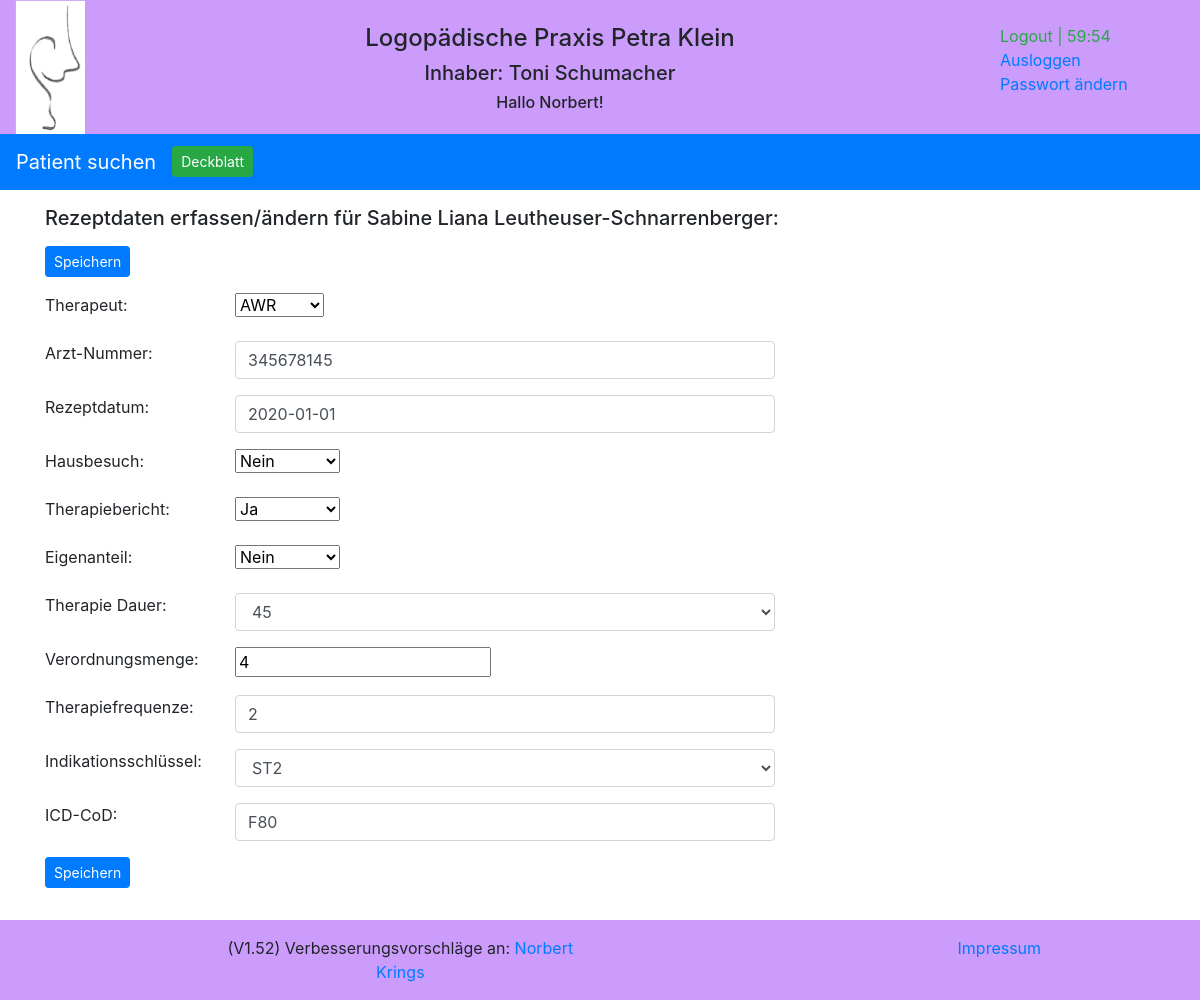
/reports/edit/therapy/3/ (signed in), run on the app's committed database.
### reports/models.py (models this page shows, shortened)
class Patient(models.Model):
    GENDER = (
        ('1', 'weiblich'),
        ('2', 'männlich'),
    )
    pa_first_name = models.CharField(max_length=50)
    pa_last_name = models.CharField(max_length=50)
    pa_street = models.CharField(max_length=100)
    pa_zip_code = models.CharField(max_length=10, default='')
    pa_city = models.CharField(max_length=255)
    pa_phone = models.CharField(max_length=100, blank=True, default='', null=True)
    pa_cell_phone = models.CharField(max_length=100, blank=True, default='', null=True)
    pa_cell_phone_add1 = models.CharField(max_length=100, blank=True, default='', null=True)
    pa_cell_phone_add2 = models.CharField(max_length=100, blank=True, default='', null=True)
    pa_date_of_birth = models.DateField(default='1900-01-01')
    pa_gender = models.CharField(max_length=1, choices=GENDER, default='1')
    pa_attention = models.CharField(max_length=100, blank=True, default='')
    pa_allergy = models.CharField(max_length=100, blank=True, default='')
    pa_note = models.CharField(max_length=255, blank=True, default='')
    pa_active_no_yes = models.BooleanField(default=True, null=True)
    class Meta:
        constraints = [
            models.UniqueConstraint(fields=['pa_first_name', 'pa_last_name', 'pa_date_of_birth'], name='unique pa_name'),
        ]

class Therapy(models.Model):
    recipe_date = models.DateField(auto_now=False, auto_now_add=False)
    therapy_regulation_amount = models.IntegerField(blank=True, null=True)
    therapy_duration = models.CharField(max_length=10, default='')
    therapy_frequence = models.CharField(max_length=5, default='')
    therapy_rid_of = models.BooleanField(default=False, null=True)
    therapy_report_no_yes = models.BooleanField(default=True, null=True)
    therapy_homevisit_no_yes = models.BooleanField(default=False, null=True)
    therapy_indication_key = models.CharField(max_length=10, default='')
    therapy_icd_cod = models.CharField(max_length=10, default='')
    therapy_doctor = models.ForeignKey(Doctor, on_delete=models.CASCADE, default='')
    patients = models.ForeignKey(Patient, on_delete=models.CASCADE, default='')
    therapists = models.ForeignKey(Therapist, on_delete=models.CASCADE, default='', null=True)

### reports/views.py (the view)
# urls.py: path('edit/therapy/<id>/', views.edit_therapy, name='edit_therapy'),
@login_required
def edit_therapy(request, id=None):
    request.session.set_expiry(settings.SESSION_EXPIRE_SECONDS)
    item = get_object_or_404(Therapy, id=id)
    form = TherapyForm(request.POST or None, instance=item)
    if form.is_valid():
        form.save()
        logger.info('{:>2}'.format(request.user.id) + ' edit_therapy: Rezept mit der ID:' + str(item.id) + ' geändert')
        return redirect('/reports/therapy/' + str(item.id) + '/')
    logger.debug(
        'edit_therapy: Rezeptformular des Patienten mit der ID: ' + str(item.id) + ' zwecks Änderung aufgerufen')
    doctor_value = Doctor.objects.get(id=item.therapy_doctor.id)
    data = {'id': item.id,
            'recipe_date': item.recipe_date,
            'therapy_regulation_amount': item.therapy_regulation_amount,
            'therapy_duration': item.therapy_duration,
            'therapy_frequence': item.therapy_frequence,
            'therapy_rid_of': item.therapy_rid_of,
            'therapy_report_no_yes': item.therapy_report_no_yes,
            'therapy_homevisit_no_yes': item.therapy_homevisit_no_yes,
            'therapy_indication_key': item.therapy_indication_key,
            'therapy_icd_cod': item.therapy_icd_cod,
            'therapy_doctor': doctor_value,
            'patients': item.patients,
            'therapists': item.therapists}
    form = TherapyForm(data)
    return render(request, 'reports/therapy_form.html', {'form': form, 'patient': item.patients})

### reports/forms.py (called while the page is built)
    def check_indication(value):
        if value == "n/a":
            raise forms.ValidationError("Bitte Indikationsschlüssel auswählen")

    def clean_therapy_doctor(self):
        data = self.cleaned_data['therapy_doctor']
        if len(data) == 9:
            therapy_doctor_instance = Doctor.objects.filter(doctor_lanr=data)
            if len(therapy_doctor_instance) == 1:
                therapy_doctor = Doctor.objects.get(doctor_lanr=data)
                return therapy_doctor
            else:
                raise forms.ValidationError("Arzt wurde nicht gefunden. Ggf. als neuen Arzt erfassen.")
        return data

### reports/models.py (called while the page is built)
    def __str__(self):
        return self.doctor_lanr

    def __str__(self):
        return self.tp_initial

### reports/templates/reports/therapy_form.html (shortened to what this page needs)
{% extends "base.html" %}
{% block extrahead %}
    {% load static %}
    <link rel="stylesheet" href="{% static 'reports/style_e2.css' %}">
{% endblock %}
{% block nav %}
<nav class="navbar navbar-expand-sm bg-primary navbar-dark">
  <a class="navbar-brand" href="{% url 'reports:index' %}" >Patient suchen</a>
  <div class="collapse navbar-collapse" id="collapsibleNavbar">
    <ul class="navbar-nav">
        <li class="nav-item">
            <a class="btn btn-success btn-sm" href="{% url 'reports:patient' patient.id %}" role="button">Deckblatt</a>
        </li>
    </ul>
  </div>
</nav>
{% endblock %}
{% block content %}
<content>
    <form method="POST" enctype="multipart/form-data" action="">
        <div class="container">
            <div class="row">
                <div class="col-sm">
                    <h5>Rezeptdaten erfassen/ändern für {{ patient.pa_first_name }} {{ patient.pa_last_name }}: </h5>
                </div>
            </div>
           <div class="form-group row">
                <div class="col-sm-offset-2 col-sm-6">
                    <button type="submit" class="btn btn-primary btn-sm">Speichern</button>
                </div>
            </div>
            <div class="form-group row">
                <label for="{{ form.therapists.id_for_label }}" class="col-sm-2 control-label">Therapeut:</label>
                <div class="col-sm-6">
                    {{ form.therapists }}
                </div>
            </div>
            <div class="form-group row">
                <label for="{{ form.therapy_doctor.id_for_label }}" class="col-sm-2 control-label">Arzt-Nummer:</label>
                <div class="col-sm-6">
                    {{ form.therapy_doctor }}
                </div>
            </div>
            <div class="form-group row">
                <label for="{{ form.recipe_date.id_for_label }}" class="col-sm-2 control-label">Rezeptdatum: </label>
                <div class="col-sm-6">
                    {{ form.recipe_date }}
                </div>
            </div>
            <div class="form-group row">
                <label for="{{ form.therapy_homevisit_no_yes.id_for_label }}" class="col-sm-2 control-label">Hausbesuch: </label>
                <div class="col-sm-6">
                    {{ form.therapy_homevisit_no_yes }}
                </div>
            </div>
            <div class="form-group row">
                <label for="{{ form.therapy_report_no_yes.id_for_label }}" class="col-sm-2 control-label">Therapiebericht: </label>
                <div class="col-sm-6">
                    {{ form.therapy_report_no_yes }}
                </div>
            </div>
            <div class="form-group row">
                <label for="{{ form.therapy_rid_of.id_for_label }}" class="col-sm-2 control-label">Eigenanteil: </label>
                <div class="col-sm-6">
                    {{ form.therapy_rid_of }}
                </div>
            </div>
            <div class="form-group row">
                <label for="{{ form.therapy_duration.id_for_label }}" class="col-sm-2 control-label">Therapie Dauer: </label>
                <div class="col-sm-6">
                    {{ form.therapy_duration }}
                </div>
            </div>
            <div class="form-group row">
                <label for="{{ form.therapy_regulation_amount.id_for_label }}" class="col-sm-2 control-label">Verordnungsmenge: </label>
                <div class="col-sm-6">
                    {{ form.therapy_regulation_amount }}
                </div>
            </div>
            <div class="form-group row">
                <label for="{{ form.therapy_frequence.id_for_label }}" class="col-sm-2 control-label">Therapiefrequenze: </label>
                <div class="col-sm-6">
                    {{ form.therapy_frequence }}
                </div>
            </div>
            <div class="form-group row">
                <label for="{{ form.therapy_indication_key.id_for_label }}" class="col-sm-2 control-label">Indikationsschlüssel: </label>
                <div class="col-sm-6">
                    {{ form.therapy_indication_key }}
                </div>
            </div>
            <div class="form-group row">
                <label for="{{ form.therapy_icd_cod.id_for_label }}" class="col-sm-2 control-label">ICD-CoD: </label>
                <div class="col-sm-6">
                    {{ form.therapy_icd_cod }}
                </div>
            </div>
           <div class="form-group row">
                <div class="col-sm-offset-2 col-sm-6">
                    <button type="submit" class="btn btn-primary btn-sm">Speichern</button>
                </div>
            </div>
        </div>
    </form>
</content>
{% endblock %}

### reports/templates/header.html (shortened to what this page needs)
    {% load static %}
    <div class="container-fluid text-center header">
        <div class="row" >
            <div class="col-sm-1 d-none d-md-block">
                <img src="{% static 'reports/images/logopaedie.png' %}" width=70px margin="0" alt="Logopädie">
            </div>
            <div class="col-sm-9">
                <div class="row">
                    <div class="col-sm">
                    </div>
                </div>
                <div class="row">
                    <div class="col-sm">
                        <h4>Logopädische Praxis Petra Klein</h4>
                    </div>
                </div>
                <div class="row" >
                    <div class="col-sm d-none d-md-block">
                        <h5>Inhaber: Toni Schumacher</h5>
                    </div>
                </div>
                <div class="row">
                    <div class="col-sm d-none d-md-block">
                        <h6>{% if user.is_authenticated %} Hallo {{ user.first_name }}! {% endif %}</h6>
                    </div>
                </div>
            </div>
            <div class="col-sm-2 d-none d-md-block">
                <div class="row">&nbsp;</div>
                {% if user.is_authenticated %}
                <div class="row">
                    <div class="text-success">Logout |&nbsp;</div><div id="minutes" class="text-success">30</div><div class="text-success">:</div><div id="seconds" class="text-success">00</div>
                </div>
                <div class="row"><a href="{% url 'logout' %}">Ausloggen</a></div>
                <div class="row"><a href="{% url 'password_change' %}">Passwort ändern</a></div>
                {% endif %}
            </div>
        </div>
    </div>

### reports/static/reports/logopaedie.css (style rules this page uses)
.header { background-color: #cb9cfc; }

### reports/static/reports/style_e2.css (style rules this page uses)
body { grid-template-columns: 175px 4fr; }
content { grid-column: 2 / 5; grid-row: 2 / 4; }

### data on the page
Patient: pa_first_name "Sabine Liana", pa_last_name "Leutheuser-Schnarrenberger"
Therapy: therapists "AWR", therapy_doctor "345678145", recipe_date "2020-01-01", therapy_homevisit_no_yes "Nein", therapy_report_no_yes "Ja", therapy_rid_of "Nein", therapy_duration "45", therapy_regulation_amount "4", therapy_frequence "2", therapy_indication_key "ST2", therapy_icd_cod "F80"

### other printed values
{{ user.first_name }} "Norbert"
